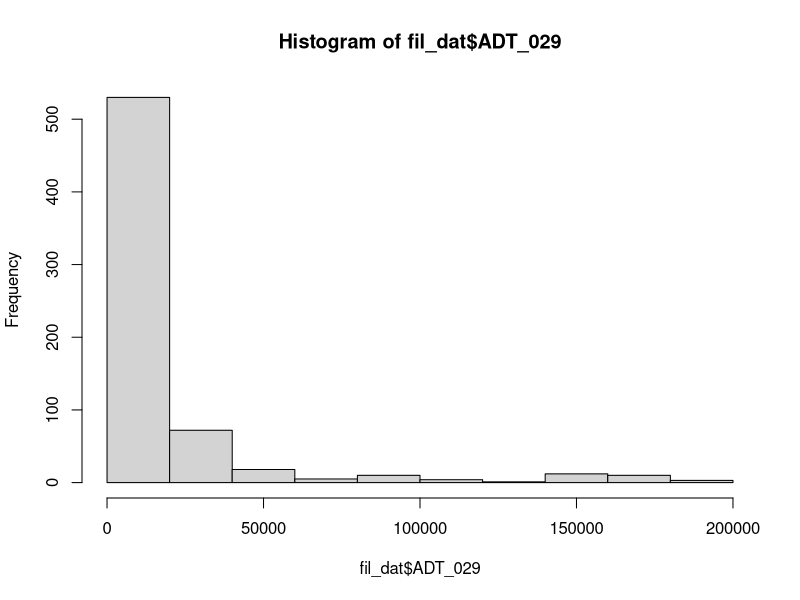
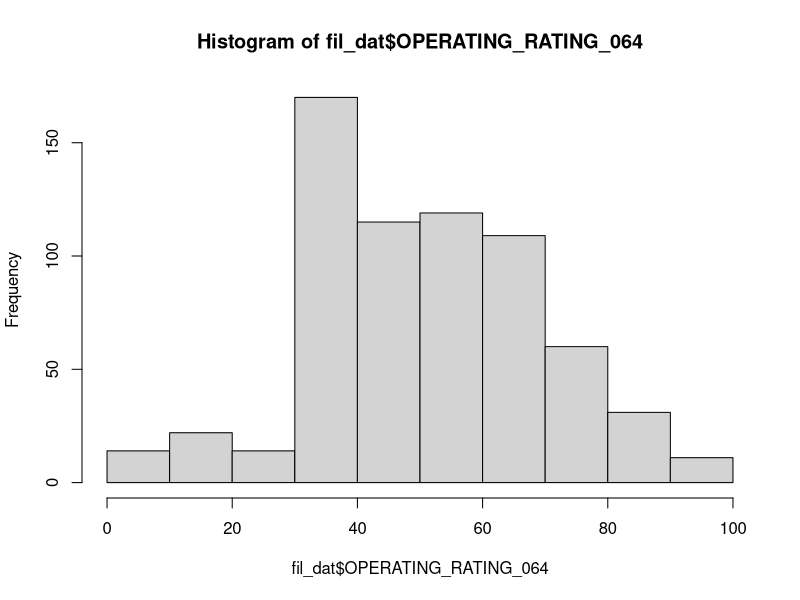
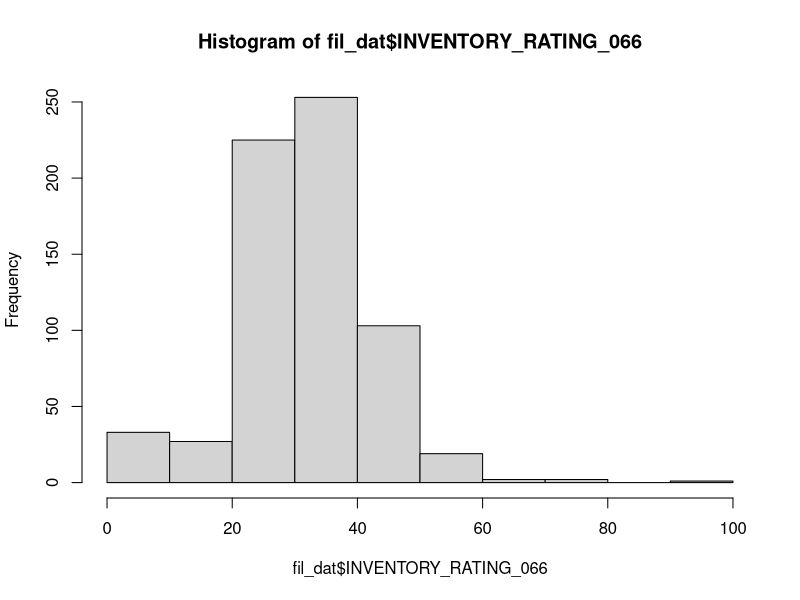
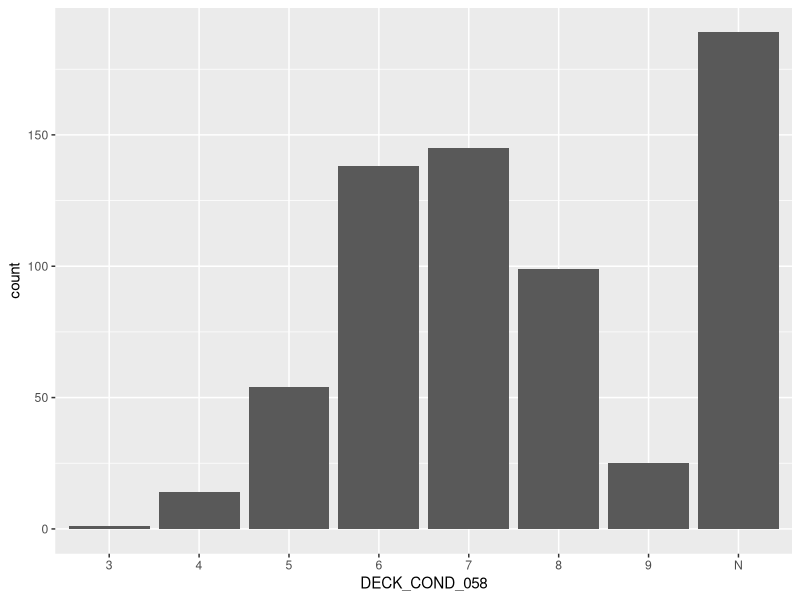
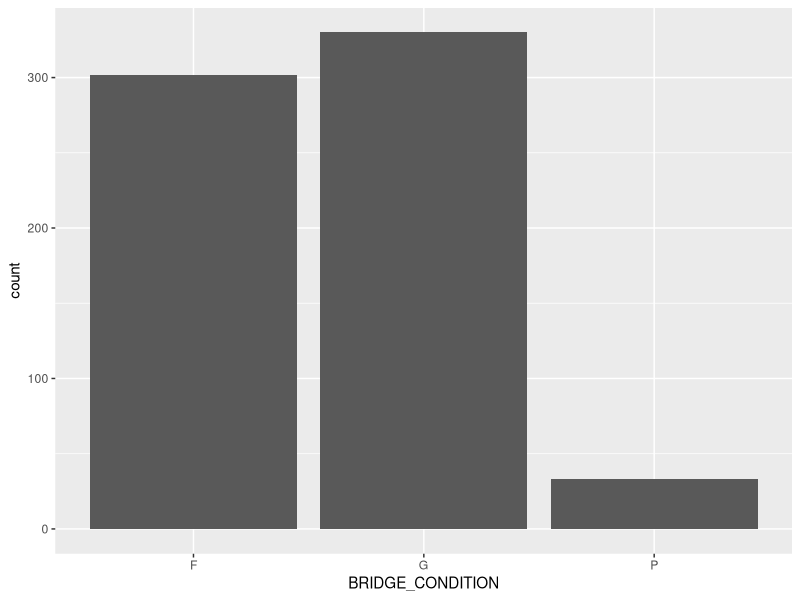
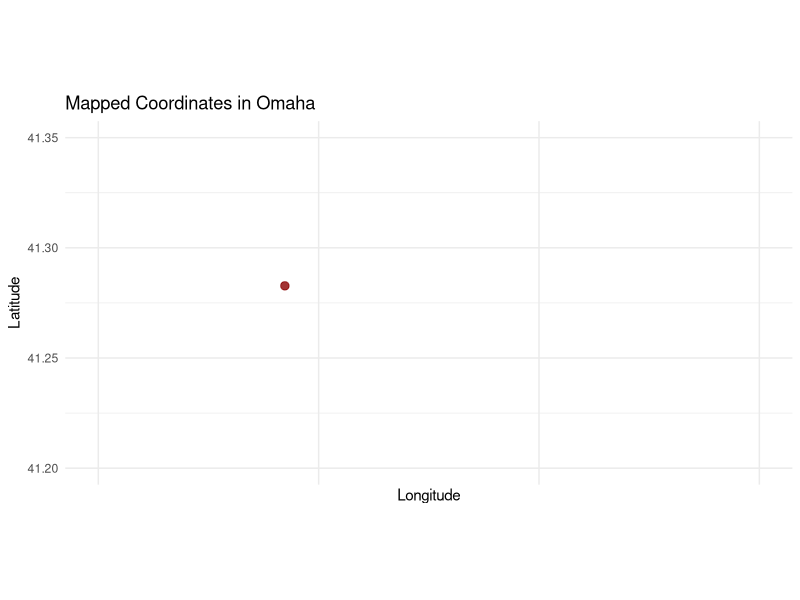

Recreate these plots in R, in order. (Note: this script raises an error after producing the figures.)
## ---- chunk 1
library(tidyverse)
library(dplyr)
library(psych)
omaha_bridges <- read.csv("data_readr.csv")
colname <- data.frame(colnames(omaha_bridges))

fil_dat <- omaha_bridges %>%
  select(c(1,2,5,15,21,22,25, 28:29,31:32, 68:77,88,103,107,112,116, 122:125))
col <- data.frame(colnames(fil_dat))
bridge_desc <- describe(fil_dat)
hist(fil_dat$ADT_029)
hist(fil_dat$OPERATING_RATING_064)
hist(fil_dat$INVENTORY_RATING_066)

library(ggplot2)
ggplot(fil_dat,aes(x = DECK_COND_058)) + geom_bar()
ggplot(fil_dat,aes(x = BRIDGE_CONDITION)) + geom_bar()
fil_dat <- fil_dat %>%
  mutate(across(everything(), ~ ifelse(. == "N", NA, .)))

bridge_cond <- fil_dat %>%
 filter(
   BRIDGE_CONDITION == "P"
 )


high_traffic <- bridge_cond %>%
  filter (
    ADT_029 > 5000 & TRAFFIC_LANES_ON_028A > 2
  )


library(psych)
describe(high_traffic)
library(maps)
# Get state map data (or use 'county' for more detail)
us_map <- map_data("state")

# Plot the data
ggplot() +
  geom_polygon(data = us_map, aes(x = long, y = lat, group = group),
               fill = "blue", color = "white") +
  geom_point(data = bridge_cond, aes(x = LONG_017, y = LAT_016),
             color = "darkred", size = 2.5, alpha = 0.8) +
  coord_fixed(xlim = c(96.1, 95.8), ylim = c(41.2, 41.35)) +
  labs(title = "Mapped Coordinates in Omaha", x = "Longitude", y = "Latitude") +
  theme_minimal()



## ---- chunk 2
high_risk_bridges <- filtered %>%
  filter(
    avg_rate < 6 &
    avg_inv_op < 50
  )


collapse <- filtered%>%
  filter(
    avg_rate <5 &
      avg_inv_op < 45 &
      avg_traffic > 100
    
  )

collapse_now <- filtered %>%
  filter(
    avg_rate < 4.5 &
      avg_inv_op < 30 &
      avg_traffic > 150 &
      percent_truck > 10
  )

Do_not_drive <- filtered %>%
  filter(
    avg_rate <4 &
      avg_inv_op < 25
  )

Casualties <- filtered %>%
  filter(
    avg_rate < 6 &
    avg_inv_op < 50 &
    avg_traffic > 1000 &
      percent_truck > 10
  )

percents <- data.frame(
  "high risk bridges" = nrow(high_risk_bridges)/nrow(fil_dat),
  "Could collapse" = nrow(collapse)/nrow(fil_dat),
  "collapsing soon" = nrow(collapse_now)/nrow(fil_dat)
)

row.names(percents)[row.names(percents) == "1"] <- "Proportion of Bridges at Risk of Collapse"

table <- t(percents)
print(table)

## ---- chunk 3
Casualties <- filtered %>%
  filter(
    avg_rate < 6 &
    avg_inv_op < 50 &
    avg_traffic > 1000 &
      percent_truck > 10
  )
describe(Casualties)
